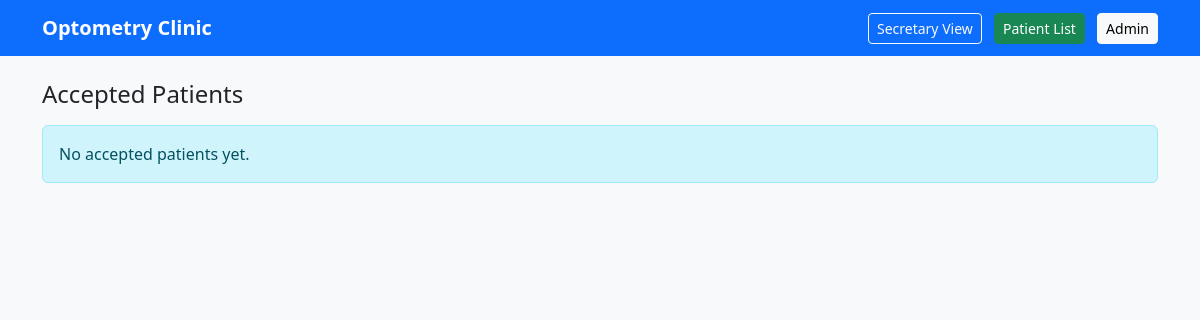
Before: /doctor/ (signed in) with the older database file.
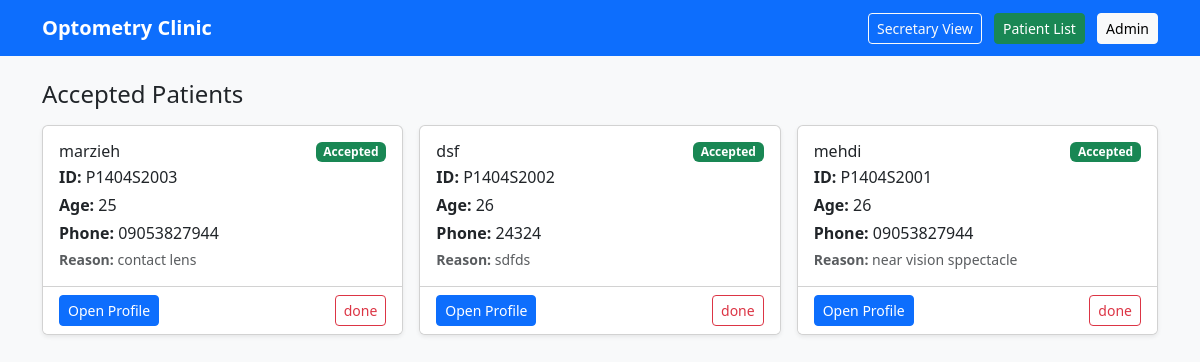
After: the same page with the newer database file.
### secretary/models.py (models this page shows, shortened)
class Patient(models.Model):
    STATUS_CHOICES = [
        ("waiting", "Waiting (Secretary list)"),
        ("accepted", "Accepted (Doctor list)"),
        ("done", "Done (Removed from both lists)"),
    ]
    patient_id = models.CharField(max_length=20, unique=True, editable=False)
    name = models.CharField(max_length=100)
    family_name = models.CharField(max_length=100)
    phone = models.CharField(max_length=15, blank=True, null=True)
    age = models.PositiveIntegerField()
    gender = models.CharField(max_length=1, choices=[('M','Male'),('F','Female')])
    melli_code = models.CharField(max_length=10,unique=True, blank=True, null=True)
    reason = models.TextField()
    status = models.CharField(max_length=20, choices=STATUS_CHOICES, default='waiting')
    created_at = models.DateTimeField(default=timezone.now)  # ✅ Correct

### doctor/views.py (the view)
# urls.py: path('', views.doctor_dashboard, name='doctor_dashboard'),
@login_required
def doctor_dashboard(request):
    patients = Patient.objects.filter(status="accepted").order_by('-id')
    return render(request, "doctor/dashboard.html", {"patients": patients})

### doctor/templates/doctor/dashboard.html (shortened to what this page needs)
<!DOCTYPE html>
<html lang="en">
<head>
  <link href="https://cdn.jsdelivr.net/npm/bootstrap@5.3.3/dist/css/bootstrap.min.css" rel="stylesheet"/>
</head>
<body class="bg-light">
  <nav class="navbar navbar-expand-lg navbar-dark bg-primary">
    <div class="container">
      <a class="navbar-brand fw-bold" href="#">Optometry Clinic</a>
      <div class="ms-auto">
        <a class="btn btn-outline-light btn-sm" href="/secretary/">Secretary View</a>
        <a class="btn btn-success btn-sm ms-2" href="{% url 'doctor:doctor_patient_list' %}">Patient List</a>
        <a class="btn btn-light btn-sm ms-2" href="/admin/">Admin</a>
      </div>
    </div>
  </nav>
  <main class="container py-4">
    <div class="d-flex align-items-center justify-content-between mb-3">
      <h4 class="mb-0">Accepted Patients</h4>
    </div>
    <div id="patients-list">
      {% include 'doctor/patients_list.html' %}
    </div>
  </main>
</body>
</html>

### doctor/templates/doctor/patients_list.html (shortened to what this page needs)
{% if patients %}
  <div class="row row-cols-1 row-cols-md-2 row-cols-lg-3 g-3">
    {% for patient in patients %}
      <div class="col">
        <div class="card h-100 shadow-sm">
          <div class="card-body">
            <div class="d-flex justify-content-between align-items-start">
              <h6 class="card-title mb-1">{{ patient.name }}</h6>
              {% if patient.status == 'accepted' %}
                <span class="badge bg-success">Accepted</span>
              {% elif patient.status == 'waiting' %}
                <span class="badge bg-warning">Waiting</span>
              {% endif %}
            </div>
            <p class="mb-1"><strong>ID:</strong> {{ patient.patient_id }}</p>
            <p class="mb-1"><strong>Age:</strong> {{ patient.age }}</p>
            {% if patient.phone %}
              <p class="mb-1"><strong>Phone:</strong> {{ patient.phone }}</p>
            {% endif %}
            <p class="text-muted small mb-0"><strong>Reason:</strong> {{ patient.reason }}</p>
          </div>
          <div class="card-footer bg-white d-flex justify-content-between">
            <a class="btn btn-sm btn-primary" href="{% url 'doctor:patient_profile' patient.patient_id %}">Open Profile</a>
            {% if patient.status == 'accepted' %}
              <form method="POST" action="{% url 'doctor:remove_from_accepted' patient.patient_id %}" class="d-inline">
                <button type="submit" class="btn btn-sm btn-outline-danger"
                        onclick="return confirm('Remove from accepted list?');">
                    done
                </button>
              </form>
            {% endif %}
          </div>
        </div>
      </div>
    {% endfor %}
  </div>
{% else %}
  <div class="alert alert-info">No accepted patients yet.</div>
{% endif %}

Changed rows visible on the page:
added Patient: name "marzieh", status "Accepted", patient_id "P1404S2003", age "25", phone "09053827944", reason "contact lens"
added Patient: name "dsf", status "Accepted", patient_id "P1404S2002", age "26", phone "24324", reason "sdfds"
added Patient: name "mehdi", status "Accepted", patient_id "P1404S2001", age "26", phone "09053827944", reason "near vision sppectacle"
Other visible differences:
text no longer shown: "No accepted patients yet."
